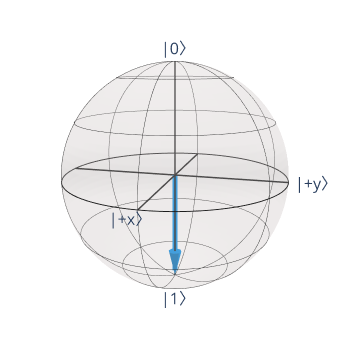

The notebook cell saved with this chart:
### Code cell
bloch_sphere(circuit.statevector())
